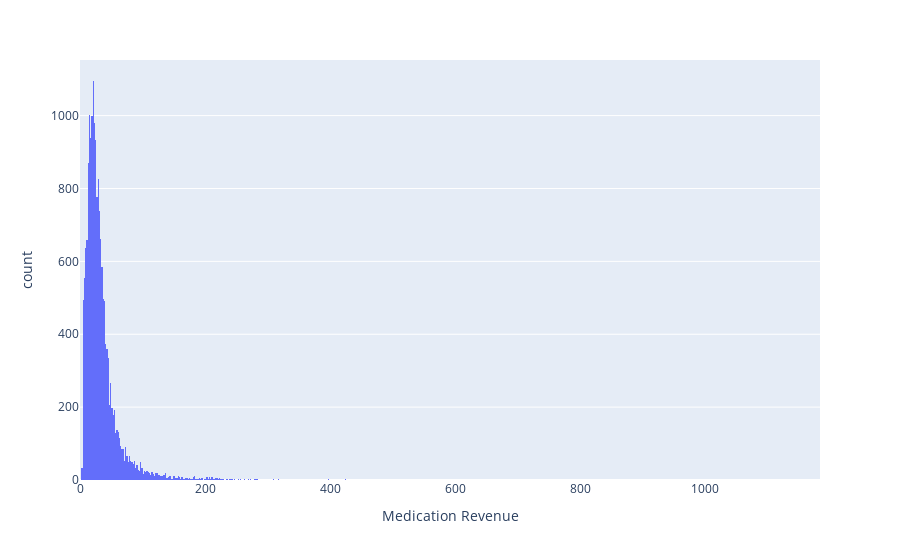

The notebook cell saved with this chart:
### Code cell
# Histograma

fig = px.histogram(data, x='' Medication Revenue '')
fig.show()

### Figure 1 — Plotly figure (JSON) as saved in the notebook; plotly's stock layout.template omitted (floating-point values rounded to 4 significant figures; data arrays with more than 128 entries replaced by an {"elided": "..."} marker saying what was removed)
{"data": [{"alignmentgroup": "True", "bingroup": "x", "hovertemplate": " Medication Revenue =%{x}<br>count=%{y}<extra></extra>", "legendgroup": "", "marker": {"color": "#636efa", "pattern": {"shape": ""}}, "name": "", "offsetgroup": "", "orientation": "v", "showlegend": false, "type": "histogram", "x": {"elided": "29998 mixed values"}, "xaxis": "x", "yaxis": "y"}], "layout": {"barmode": "relative", "legend": {"tracegroupgap": 0}, "margin": {"t": 60}, "xaxis": {"anchor": "y", "domain": [0, 1], "title": {"text": " Medication Revenue "}}, "yaxis": {"anchor": "x", "domain": [0, 1], "title": {"text": "count"}}}}
